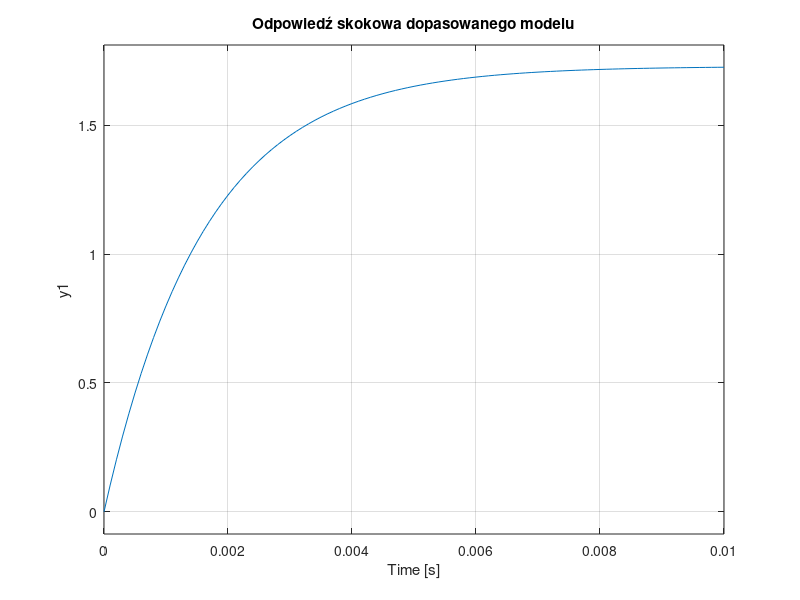

Source code (MATLAB):

%% Analiza odpowiedzi skokowej na podstawie charakterystyki częstotliwościowej


%% --- 1. Dane pomiarowe ---
% Możesz też wczytać z pliku CSV, np.:
% data = readmatrix('char_freq.csv');
% f = data(:,1); mag_dB = data(:,2); phase_deg = data(:,3);

f = [20 40 60 110 310 640];              % [Hz]
mag = [(5.54/4) (5.132/4) (5.06/4) (4.20/4) (2.13/4) (1.1/4)]      % amplituda 
phase_deg = [-9 -17.4 -25.4 -40.6 -67.8 -79]; % faza w stopniach

omega = 2*pi*f;                         % rad/s

% --- Dane zespolone ---
G_exp = mag .* exp(1j*deg2rad(phase_deg));

% --- Funkcja błędu dla fminsearch ---
err_fun = @(p) sum(abs(G_exp - (p(1)./(1 + 1j*omega*p(2)))).^2);

% --- Startowe przybliżenie: [Kp, Tp]
p0 = [1, 1];

% --- Dopasowanie ---
p_opt = fminsearch(err_fun, p0);

Kp = p_opt(1);
Tp = p_opt(2);

fprintf('Dopasowane parametry:\nKp = %.4f\nTp = %.4f\n', Kp, Tp);

% --- Tworzenie modelu i wykresy ---
s = tf('s');
sys = Kp / (1 + Tp*s);

figure;
step(sys);
title('Odpowiedź skokowa dopasowanego modelu');
grid on;

%{
% --- Porównanie charakterystyki ---
[mag_fit, phase_fit, ~] = bode(sys, omega);
mag_fit = squeeze(mag_fit);
phase_fit = squeeze(phase_fit);

figure;
subplot(2,1,1);
semilogx(f, mag, 'o', f, mag_fit, '-');
ylabel('|G(jw)|');
grid on;
legend('Pomiar','Model');

subplot(2,1,2);
semilogx(f, phase_deg, 'o', f, phase_fit, '-');
xlabel('f [Hz]');
ylabel('Faza [°]');
grid on;
legend('Pomiar','Model');
%}
